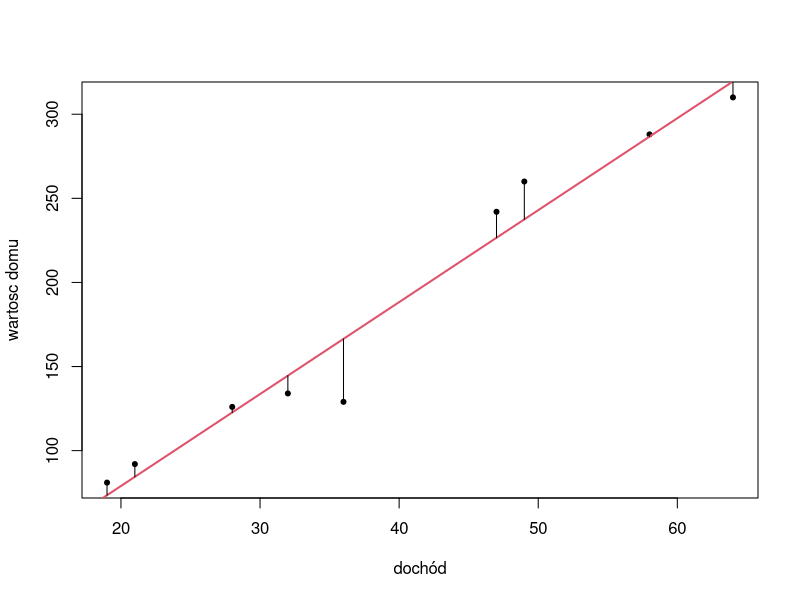

Reproduce this figure in R.
x = c(36,64,49,21,28,47,58,19,32) #zmienna niezalezna, dochód (w tys. $)
y = c(129,310,260,92,126,242,288,81,134) #zmienna zalezna, wartosc domu (w tys. $)

# a) wyznacz prosta regresji wartosci domu wzgledem dochodu

plot(x,y, pch=20, xlab="dochód", ylab="wartosc domu") 
# widac ze punkty mniej wiecej ukladaja sie na prostej

# Wyznaczamy korelacje Pearsona
r = cor(x,y) # wartosc 0.98, zatem jest mocna korelacja

# Przeprowadzamy test.
# H0 - y jest niezalezne od x
# H1 - y jest zalezne od x

# Jesli p < 5% to H1, inaczej H0.
cor.test(x,y)

# data:  x and y
# t = 13.172, df = 7, p-value = 3.394e-06
# alternative hypothesis: true correlation is not equal to 0
# 95 percent confidence interval:
#   0.9066015 0.9960167
# sample estimates:
#   cor 
# 0.980419 

# Poniewaz p-value=3.394e-6 jest ostro mniejsze od 5%, to mozemy odrzucic H0 na rzecz H1.

# Wyznaczamy prosta regresji y = a + b*x przy uzyciu MNK

model = lm(y~x)

abline(model, col=2,lwd=2)
segments(x, lm(y~x)$fitted, x,y) # rysunki reszt

summary(model)